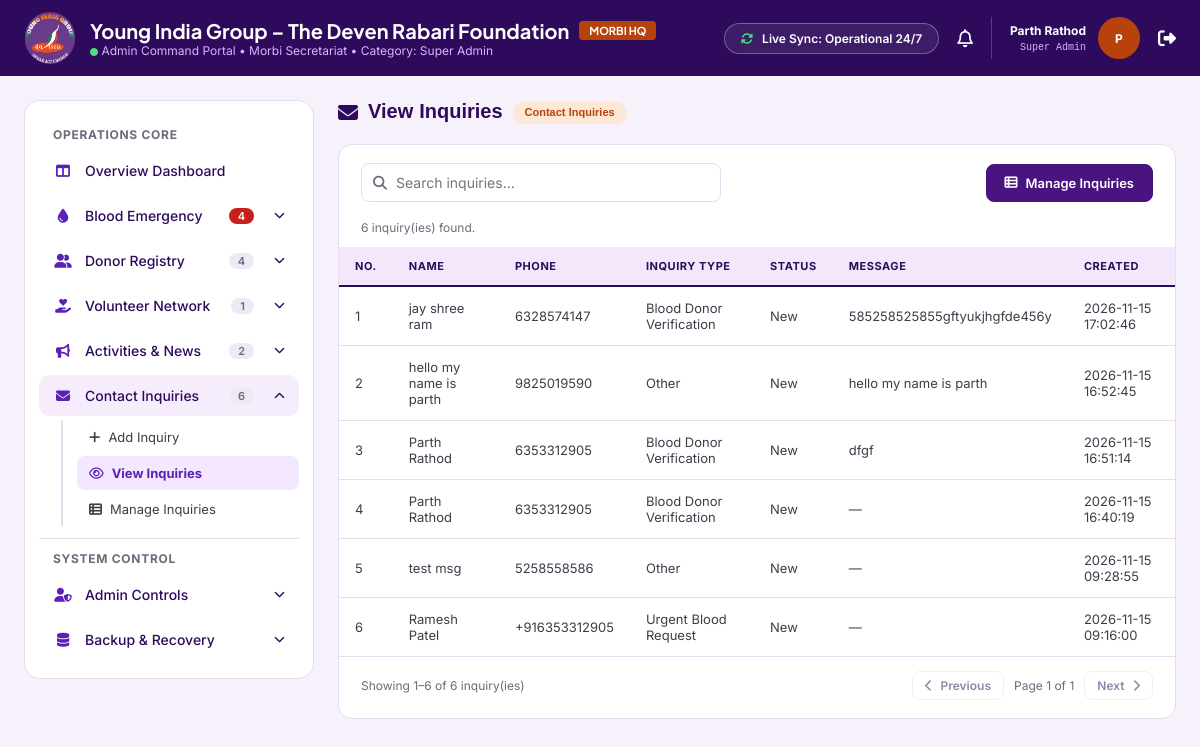
The app's page /admin/view-inquiries.php (signed in) with its own data.
### tables this page shows
CREATE TABLE `inquiries` (
  `id` int UNSIGNED NOT NULL,
  `name` varchar(100) NOT NULL,
  `phone` varchar(20) NOT NULL,
  `type` varchar(60) NOT NULL COMMENT 'Nature of inquiry',
  `status` enum('New','In Progress','Resolved') NOT NULL DEFAULT 'New',
  `message` text,
  `ip_address` varchar(45) DEFAULT NULL,
  `created_by` int UNSIGNED DEFAULT NULL COMMENT 'Set only when an admin adds the inquiry by hand',
  `created_at` timestamp NOT NULL DEFAULT CURRENT_TIMESTAMP,
  `updated_at` timestamp NOT NULL DEFAULT CURRENT_TIMESTAMP ON UPDATE CURRENT_TIMESTAMP
);

### admin/view-inquiries.php (the view, shortened to what this page needs)
<?php
$pdo = db();
function inquiryEscape($value): string
{
    return htmlspecialchars((string) ($value ?? ''), ENT_QUOTES, 'UTF-8');
}
$inquiries = [];
$loadError = false;
try {
    $stmt = $pdo->query(
        'SELECT id, name, phone, type, status, message, created_at
         FROM inquiries
         ORDER BY created_at DESC, id DESC'
    );
    $inquiries = $stmt->fetchAll(PDO::FETCH_ASSOC);
} catch (PDOException $e) {
    error_log('Could not load inquiries: ' . $e->getMessage());
    $loadError = true;
}
?>
<!DOCTYPE html>
<html lang="en">
<?php include __DIR__ . '/inc/head.php'; ?>
<body data-app-mode="php">
  <?php include __DIR__ . '/inc/header.php'; ?>
  <div class="adm-shell">
    <?php include __DIR__ . '/inc/sidebar.php'; ?>
    <main class="adm-main">
      <div class="adm-view" id="view">
        <section class="adm-page" id="page-inquiries-view">
          <div class="adm-page-head">
            <h2>
              <i class="fa-solid fa-envelope"></i>
              <span>View Inquiries</span>
              <span class="adm-chip">Contact Inquiries</span>
            </h2>
          </div>
          <div class="adm-panel">
            <div class="adm-toolbar">
              <label class="adm-search">
                <i class="fa-solid fa-magnifying-glass"></i>
                <input
                  type="search"
                  id="inquirySearch"
                  placeholder="Search inquiries..."
                  aria-label="Search inquiries"
                >
              </label>
              <div class="adm-actions">
                <a class="adm-btn adm-btn--primary" href="manage-inquiries.php">
                  <i class="fa-solid fa-table-list"></i> Manage Inquiries
                </a>
              </div>
            </div>
            <?php if ($loadError): ?>
              <div class="adm-info" role="alert">
                Could not load inquiries. Please try again later.
              </div>
            <?php else: ?>
              <div class="adm-info">
                <span id="resultInfo"><?= count($inquiries) ?> inquiry(ies) found.</span>
              </div>
              <div class="adm-table-wrap">
                <table class="adm-table">
                  <thead>
                    <tr>
                      <th>No.</th>
                      <th>Name</th>
                      <th>Phone</th>
                      <th>Inquiry Type</th>
                      <th>Status</th>
                      <th>Message</th>
                      <th>Created</th>
                    </tr>
                  </thead>
                  <tbody>
                    <?php if (!$inquiries): ?>
                      <tr class="empty-row">
                        <td colspan="7">No inquiries have been added yet.</td>
                      </tr>
                    <?php else: ?>
                      <?php foreach ($inquiries as $index => $inquiry): ?>
                        <tr class="inquiry-row">
                          <td class="inquiry-number"><?= $index + 1 ?></td>
                          <td><?= inquiryEscape($inquiry['name']) ?></td>
                          <td><?= inquiryEscape($inquiry['phone']) ?></td>
                          <td><?= inquiryEscape($inquiry['type']) ?></td>
                          <td><?= inquiryEscape($inquiry['status']) ?></td>
                          <td><?= inquiryEscape($inquiry['message'] ?: '—') ?></td>
                          <td><?= inquiryEscape($inquiry['created_at']) ?></td>
                        </tr>
                      <?php endforeach; ?>
                    <?php endif; ?>
                  </tbody>
                </table>
              </div>
              <div class="adm-info adm-info--bottom">
                <span id="pageInfo"></span>
                <div class="adm-pager">
                  <button type="button" class="adm-btn adm-btn--sm" id="previousPage">
                    <i class="fa-solid fa-chevron-left"></i> Previous
                  </button>
                  <span id="pageNumber"></span>
                  <button type="button" class="adm-btn adm-btn--sm" id="nextPage">
                    Next <i class="fa-solid fa-chevron-right"></i>
                  </button>
                </div>
              </div>
            <?php endif; ?>
          </div>
        </section>
      </div>
    </main>
  </div>
</body>
</html>

### admin/admin.css (style rules this page uses)
:root { --p9: #2e0a5c; --p7: #4a1480; --p6: #5b21b6; --p1: #f3e8ff; --orange: #e8590c; --orange-d: #b8430a; --red: #c81e1e; --green: #16803c; --bg: #f6f1fa; --white: #fff; --text: #3d3d4a; --muted: #6b6b7b; --border: #e6dcef; --shadow: 0 6px 20px rgba(74, 20, 128, .10); --font: "Inter", sans-serif; --head: "Plus Jakarta Sans", "Noto Sans Gujarati", sans-serif; --guj: "Noto Sans Gujarati", sans-serif; }
* { margin: 0; padding: 0; box-sizing: border-box; }
html { scroll-behavior: smooth; }
body { min-height: 100vh; font-family: var(--font); font-size: 14px; color: var(--text); background: var(--bg); }
a { color: inherit; text-decoration: none; }
button { font: inherit; cursor: pointer; }
h1, h2, h3 { font-family: var(--head); color: var(--p9); }
.adm-shell { display: grid; grid-template-columns: 290px 1fr; gap: 24px; padding: 24px; align-items: start; }
.adm-main { min-width: 0; }
.adm-view > * { animation: admFade .35s ease both; }
.adm-page-head { display: flex; justify-content: space-between; align-items: center; flex-wrap: wrap; gap: 12px; margin-bottom: 18px; }
.adm-page-head h2 { display: flex; align-items: center; flex-wrap: wrap; gap: 10px; font-family: var(--guj); font-size: 20px; }
.adm-chip { padding: 4px 12px; border-radius: 20px; font-size: 11px; font-weight: 600; color: var(--orange-d); background: #fde7d6; }
.adm-panel { margin-bottom: 20px; background: var(--white); border: 1px solid var(--border); border-radius: 14px; }
.adm-actions { display: flex; flex-wrap: wrap; gap: 10px; }
.adm-btn { display: inline-flex; align-items: center; gap: 8px; padding: 10px 18px; font-size: 13px; font-weight: 600; color: var(--p9); background: var(--white); border: 1px solid var(--border); border-radius: 8px; transition: all .2s ease; }
.adm-btn--primary { color: var(--white); background: var(--p7); border-color: var(--p7); }
.adm-btn--sm { padding: 6px 12px; font-size: 12px; }
.adm-btn[disabled] { opacity: .5; cursor: not-allowed; }
.adm-toolbar { display: flex; justify-content: space-between; align-items: center; flex-wrap: wrap; gap: 12px; padding: 18px 22px; }
.adm-search { position: relative; flex: 1; min-width: 220px; max-width: 360px; }
.adm-search i { position: absolute; top: 50%; left: 12px; transform: translateY(-50%); color: var(--muted); }
.adm-search input { width: 100%; padding: 10px 12px 10px 34px; font: inherit; border: 1px solid var(--border); border-radius: 8px; }
.adm-info { padding: 0 22px 12px; font-size: 12px; color: var(--muted); }
.adm-info--bottom { display: flex; justify-content: space-between; align-items: center; flex-wrap: wrap; gap: 12px; padding: 14px 22px 18px; }
.adm-table-wrap { overflow-x: auto; }
.adm-table { width: 100%; min-width: 760px; border-collapse: collapse; }
.adm-table th { padding: 12px 16px; font-size: 11px; font-weight: 700; letter-spacing: .05em; text-align: left; text-transform: uppercase; color: var(--p9); background: #f3e8fb; border-bottom: 2px solid var(--p9); }
.adm-table td { padding: 13px 16px; border-bottom: 1px solid var(--border); font-size: 13px; vertical-align: middle; }
.adm-pager { display: flex; align-items: center; gap: 10px; }
.adm-pager span { font-size: 12px; }

### records on screen
inquiries: name "jay shree ram", phone "6328574147", type "Blood Donor Verification", status "New", message "585258525855gftyukjhgfde456y", created_at "2026-11-15 17:02:46"
inquiries: name "hello my name is parth", phone "9825019590", type "Other", status "New", message "hello my name is parth", created_at "2026-11-15 16:52:45"
inquiries: name "Parth Rathod", phone "6353312905", type "Blood Donor Verification", status "New", message "dfgf", created_at "2026-11-15 16:51:14"
inquiries: name "Parth Rathod", phone "6353312905", type "Blood Donor Verification", status "New", message "—", created_at "2026-11-15 16:40:19"
inquiries: name "test msg", phone "5258558586", type "Other", status "New", message "—", created_at "2026-11-15 09:28:55"
inquiries: name "Ramesh Patel", phone "+916353312905", type "Urgent Blood Request", status "New", message "—", created_at "2026-11-15 09:16:00"

### other values on screen
$adminRole "Super Admin"
$adminName "Parth Rathod"
substr((string) $adminName, 0, 1) "P"
$sidebarCounts['blood'] "4"
$sidebarCounts['donors'] "4"
$sidebarCounts['volunteers'] "1"
$sidebarCounts['activities'] "2"
$sidebarCounts['inquiries'] "6"
